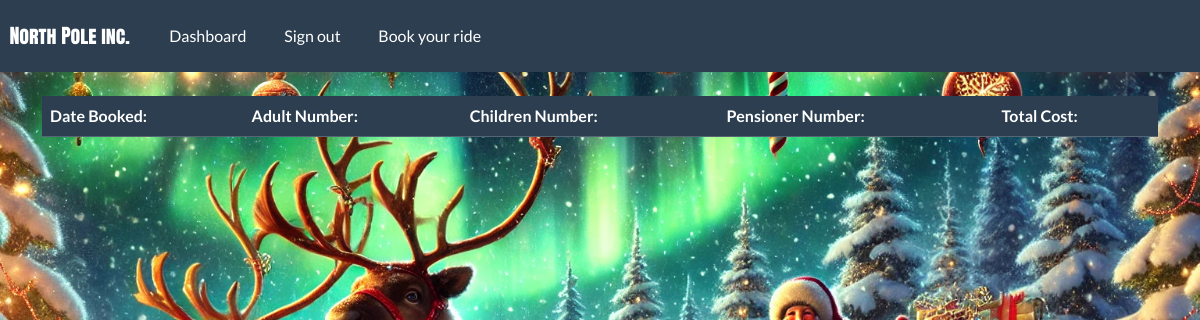
The app's page /dashboard (signed in), older data.
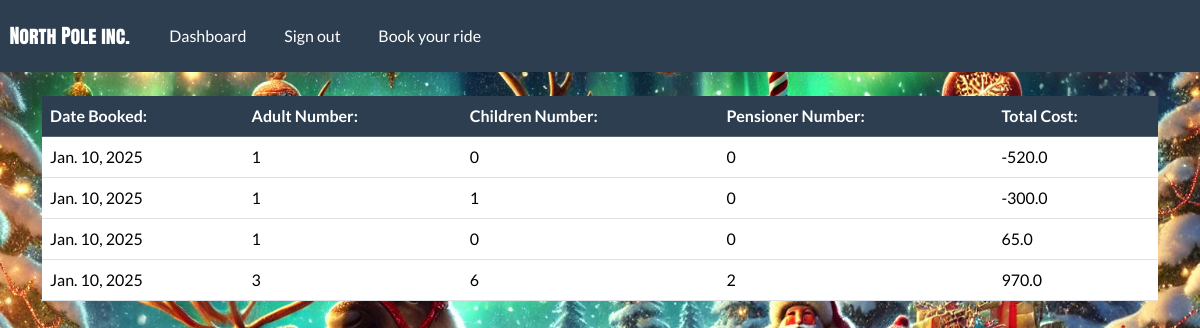
The same page, newer data.
### website/models.py (models this page shows)
class Ride_Bookings(models.Model):
    booking_id = models.AutoField(primary_key=True, editable= False)
    ride_user_id= models.ForeignKey(CustomUser, on_delete=models.CASCADE)
    ride_booking_date= models.DateField(auto_now_add= True)
    ride_booking_date_arrive=models.DateField()
    ride_booking_date_leave= models.DateField()
    ride_booking_adults=models.IntegerField(default=0, validators=[MinValueValidator(0)])
    ride_booking_children=models.IntegerField(default=0, validators= [MinValueValidator(0)])
    ride_booking_oap= models.IntegerField(default=0, validators= [MinValueValidator(0)])
    ride_total_cost= models.FloatField(default=0)
    ride_points= models.IntegerField(default=0)

### website/views.py (the view)
# urls.py: path('dashboard', views.dashboard, name = "dashboard"  )
@login_required(login_url= 'login')
def dashboard(request):
    tablestuff= Ride_Bookings.objects.filter(ride_user_id_id=request.user)
    context= {'records': tablestuff}
    return render (request, 'website/dashboard.html', context=context)

### website/templates/website/dashboard.html
{% extends 'website/base.html' %}
{% load static %}
{% load crispy_forms_tags%}
{% block content %}
<table class="table">
<br>
    <thead class="table-primary">
        <th scope="col"> Date Booked: </th>
        <th scope="col"> Adult Number: </th>
        <th scope="col"> Children Number: </th>
        <th scope="col"> Pensioner Number: </th>
        <th scope= "col"> Total Cost: </th>
    </thead>
<tbody>
    {% if records %}
        {% for record in records %}
        <tr>
            <td> {{record.ride_booking_date}} </td>
            <td> {{record.ride_booking_adults}} </td>
            <td> {{record.ride_booking_children}} </td>
            <td> {{record.ride_booking_oap}} </td>
            <td> {{record.ride_total_cost}} </td>
            {% endfor %}
        {% endif %}
        </tr>
</tbody>
</table>
{% endblock %}

### website/templates/website/base.html (shortened to what this page needs)
{% load static %}
<!DOCTYPE html>
<html lang="en">
<head>
    <link rel="stylesheet" href="https://bootswatch.com/5/flatly/bootstrap.min.css">
    <link rel="stylesheet" href= "{% static 'css/flatly.css' %}">
    <link rel="stylesheet" href= "{% static 'css/styles.css' %}">
</head>
<body>
    {% include 'website/navbar.html' %}
     <div class="container">
        {% block content %}
        {% endblock %}
    </div>
</body>
</html>

### website/templates/website/navbar.html (shortened to what this page needs)
<nav class="navbar navbar-expand-lg navbar-dark bg-primary justify-content-center">
    <a class="navbar-brand main-heading myfont" href="{% url '' %}">
      &nbsp; North Pole inc.
    </a>
        <div class="collapse navbar-collapse text-center" id="navbarNavDropdown">
        <ul class="navbar-nav mr-auto">
           {% if user.is_authenticated %}
             <li class="nav-item">
              <a class="nav-link" href="{% url 'dashboard' %}">Dashboard &nbsp;  </a>
            </li>
            <li class="nav-item">
              <a class="nav-link" href="{% url 'logout' %}">Sign out &nbsp;  </a>
            </li>
            <li class="nav-item">
              <a class="nav-link" href="{% url 'booking1' %}">Book your ride &nbsp;  </a>
            </li>
        {% endif %}
       </ul>
      </div>
  </nav>

### static/css/styles.css (style rules this page uses)
.myfont { font-family: myFirstFont; }
body { background-image: url('/static/images/christmas.jpg'); background-size: cover; background-repeat: no-repeat; background-attachment: fixed; background-position: center; color: white; }

Row changes from the older to the newer data that the page shows:
added Ride_Bookings: ride_booking_date "Jan. 10, 2025", ride_booking_adults "1", ride_booking_children "0", ride_booking_oap "0", ride_total_cost "-520.0"
added Ride_Bookings: ride_booking_date "Jan. 10, 2025", ride_booking_adults "1", ride_booking_children "1", ride_booking_oap "0", ride_total_cost "-300.0"
added Ride_Bookings: ride_booking_date "Jan. 10, 2025", ride_booking_adults "1", ride_booking_children "0", ride_booking_oap "0", ride_total_cost "65.0"
added Ride_Bookings: ride_booking_date "Jan. 10, 2025", ride_booking_adults "3", ride_booking_children "6", ride_booking_oap "2", ride_total_cost "970.0"
